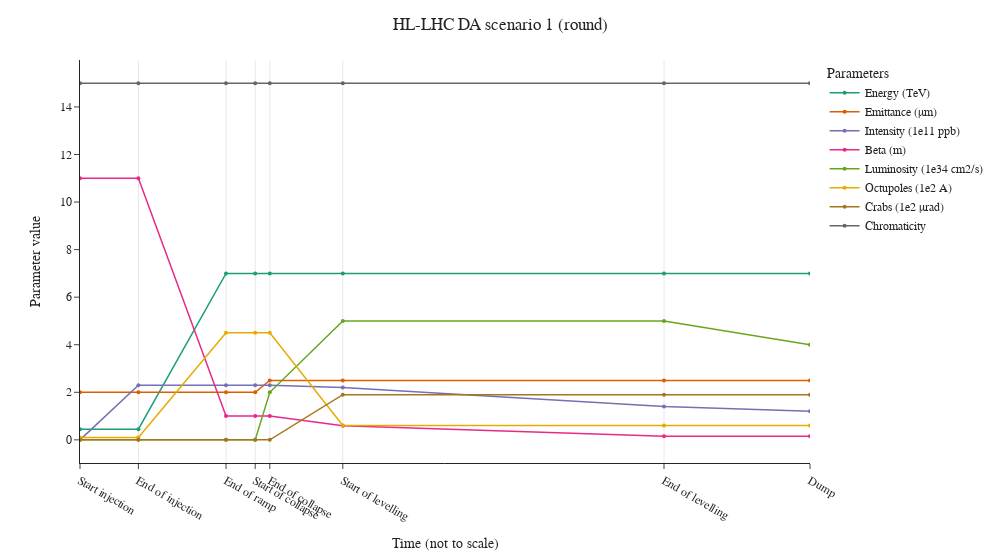

Notebook code for this chart:
### Code cell
plot_scenario(
    df_scenario=df_scenario_round_1,
    title_scenario="HL-LHC DA scenario 1 (round)",
)

### Figure 1 — Plotly figure (JSON) as saved in the notebook; plotly's stock layout.template omitted (floating-point values rounded to 4 significant figures)
{"data": [{"customdata": [["Skipped"], ["operation/optics/R2023a_A11mC11mA10mL10m_PhaseKnob100ON.madx"], ["Same_as_start_of_collapse"], ["round/start_collapse/opt_collapse_1000_1500_triplet_match3_thin.madx"], ["round/start_collapse/opt_collapse_1000_1500_triplet_match3_thin.madx"], ["acc-models-lhc/strengths/round/levelling/opt_levelling_590_1500.madx"], ["acc-models-lhc/strengths/round/opt_round_150_1500.madx"], ["Same as end of levelling"]], "hoverlabel": {"namelength": -1}, "legendgroup": "Energy (TeV)", "line": {"color": "rgb(27,158,119)", "dash": "solid", "width": 1.5}, "marker": {"size": 4, "symbol": "circle"}, "mode": "markers+lines", "name": "Energy (TeV)", "orientation": "v", "showlegend": true, "type": "scatter", "x": [0, 0.2, 0.5, 0.6, 0.65, 0.9, 2, 2.5], "xaxis": "x", "y": [0.45, 0.45, 7, 7, 7, 7, 7, 7], "yaxis": "y"}, {"customdata": [["Skipped"], ["operation/optics/R2023a_A11mC11mA10mL10m_PhaseKnob100ON.madx"], ["Same_as_start_of_collapse"], ["round/start_collapse/opt_collapse_1000_1500_triplet_match3_thin.madx"], ["round/start_collapse/opt_collapse_1000_1500_triplet_match3_thin.madx"], ["acc-models-lhc/strengths/round/levelling/opt_levelling_590_1500.madx"], ["acc-models-lhc/strengths/round/opt_round_150_1500.madx"], ["Same as end of levelling"]], "hoverlabel": {"namelength": -1}, "legendgroup": "Emittance (μm)", "line": {"color": "rgb(217,95,2)", "dash": "solid", "width": 1.5}, "marker": {"size": 4, "symbol": "circle"}, "mode": "markers+lines", "name": "Emittance (μm)", "orientation": "v", "showlegend": true, "type": "scatter", "x": [0, 0.2, 0.5, 0.6, 0.65, 0.9, 2, 2.5], "xaxis": "x", "y": [2, 2, 2, 2, 2.5, 2.5, 2.5, 2.5], "yaxis": "y"}, {"customdata": [["Skipped"], ["operation/optics/R2023a_A11mC11mA10mL10m_PhaseKnob100ON.madx"], ["Same_as_start_of_collapse"], ["round/start_collapse/opt_collapse_1000_1500_triplet_match3_thin.madx"], ["round/start_collapse/opt_collapse_1000_1500_triplet_match3_thin.madx"], ["acc-models-lhc/strengths/round/levelling/opt_levelling_590_1500.madx"], ["acc-models-lhc/strengths/round/opt_round_150_1500.madx"], ["Same as end of levelling"]], "hoverlabel": {"namelength": -1}, "legendgroup": "Intensity (1e11 ppb)", "line": {"color": "rgb(117,112,179)", "dash": "solid", "width": 1.5}, "marker": {"size": 4, "symbol": "circle"}, "mode": "markers+lines", "name": "Intensity (1e11 ppb)", "orientation": "v", "showlegend": true, "type": "scatter", "x": [0, 0.2, 0.5, 0.6, 0.65, 0.9, 2, 2.5], "xaxis": "x", "y": [0, 2.3, 2.3, 2.3, 2.3, 2.2, 1.4, 1.2], "yaxis": "y"}, {"customdata": [["Skipped"], ["operation/optics/R2023a_A11mC11mA10mL10m_PhaseKnob100ON.madx"], ["Same_as_start_of_collapse"], ["round/start_collapse/opt_collapse_1000_1500_triplet_match3_thin.madx"], ["round/start_collapse/opt_collapse_1000_1500_triplet_match3_thin.madx"], ["acc-models-lhc/strengths/round/levelling/opt_levelling_590_1500.madx"], ["acc-models-lhc/strengths/round/opt_round_150_1500.madx"], ["Same as end of levelling"]], "hoverlabel": {"namelength": -1}, "legendgroup": "Beta (m)", "line": {"color": "rgb(231,41,138)", "dash": "solid", "width": 1.5}, "marker": {"size": 4, "symbol": "circle"}, "mode": "markers+lines", "name": "Beta (m)", "orientation": "v", "showlegend": true, "type": "scatter", "x": [0, 0.2, 0.5, 0.6, 0.65, 0.9, 2, 2.5], "xaxis": "x", "y": [11, 11, 1, 1, 1, 0.59, 0.15, 0.15], "yaxis": "y"}, {"customdata": [["Skipped"], ["operation/optics/R2023a_A11mC11mA10mL10m_PhaseKnob100ON.madx"], ["Same_as_start_of_collapse"], ["round/start_collapse/opt_collapse_1000_1500_triplet_match3_thin.madx"], ["round/start_collapse/opt_collapse_1000_1500_triplet_match3_thin.madx"], ["acc-models-lhc/strengths/round/levelling/opt_levelling_590_1500.madx"], ["acc-models-lhc/strengths/round/opt_round_150_1500.madx"], ["Same as end of levelling"]], "hoverlabel": {"namelength": -1}, "legendgroup": "Luminosity (1e34 cm2/s)", "line": {"color": "rgb(102,166,30)", "dash": "solid", "width": 1.5}, "marker": {"size": 4, "symbol": "circle"}, "mode": "markers+lines", "name": "Luminosity (1e34 cm2/s)", "orientation": "v", "showlegend": true, "type": "scatter", "x": [0, 0.2, 0.5, 0.6, 0.65, 0.9, 2, 2.5], "xaxis": "x", "y": [0, 0, 0, 0, 2, 5, 5, 4], "yaxis": "y"}, {"customdata": [["Skipped"], ["operation/optics/R2023a_A11mC11mA10mL10m_PhaseKnob100ON.madx"], ["Same_as_start_of_collapse"], ["round/start_collapse/opt_collapse_1000_1500_triplet_match3_thin.madx"], ["round/start_collapse/opt_collapse_1000_1500_triplet_match3_thin.madx"], ["acc-models-lhc/strengths/round/levelling/opt_levelling_590_1500.madx"], ["acc-models-lhc/strengths/round/opt_round_150_1500.madx"], ["Same as end of levelling"]], "hoverlabel": {"namelength": -1}, "legendgroup": "Octupoles (1e2 A)", "line": {"color": "rgb(230,171,2)", "dash": "solid", "width": 1.5}, "marker": {"size": 4, "symbol": "circle"}, "mode": "markers+lines", "name": "Octupoles (1e2 A)", "orientation": "v", "showlegend": true, "type": "scatter", "x": [0, 0.2, 0.5, 0.6, 0.65, 0.9, 2, 2.5], "xaxis": "x", "y": [0.1, 0.1, 4.5, 4.5, 4.5, 0.6, 0.6, 0.6], "yaxis": "y"}, {"customdata": [["Skipped"], ["operation/optics/R2023a_A11mC11mA10mL10m_PhaseKnob100ON.madx"], ["Same_as_start_of_collapse"], ["round/start_collapse/opt_collapse_1000_1500_triplet_match3_thin.madx"], ["round/start_collapse/opt_collapse_1000_1500_triplet_match3_thin.madx"], ["acc-models-lhc/strengths/round/levelling/opt_levelling_590_1500.madx"], ["acc-models-lhc/strengths/round/opt_round_150_1500.madx"], ["Same as end of levelling"]], "hoverlabel": {"namelength": -1}, "legendgroup": "Crabs (1e2 μrad)", "line": {"color": "rgb(166,118,29)", "dash": "solid", "width": 1.5}, "marker": {"size": 4, "symbol": "circle"}, "mode": "markers+lines", "name": "Crabs (1e2 μrad)", "orientation": "v", "showlegend": true, "type": "scatter", "x": [0, 0.2, 0.5, 0.6, 0.65, 0.9, 2, 2.5], "xaxis": "x", "y": [0, 0, 0, 0, 0, 1.9, 1.9, 1.9], "yaxis": "y"}, {"customdata": [["Skipped"], ["operation/optics/R2023a_A11mC11mA10mL10m_PhaseKnob100ON.madx"], ["Same_as_start_of_collapse"], ["round/start_collapse/opt_collapse_1000_1500_triplet_match3_thin.madx"], ["round/start_collapse/opt_collapse_1000_1500_triplet_match3_thin.madx"], ["acc-models-lhc/strengths/round/levelling/opt_levelling_590_1500.madx"], ["acc-models-lhc/strengths/round/opt_round_150_1500.madx"], ["Same as end of levelling"]], "hoverlabel": {"namelength": -1}, "legendgroup": "Chromaticity", "line": {"color": "rgb(102,102,102)", "dash": "solid", "width": 1.5}, "marker": {"size": 4, "symbol": "circle"}, "mode": "markers+lines", "name": "Chromaticity", "orientation": "v", "showlegend": true, "type": "scatter", "x": [0, 0.2, 0.5, 0.6, 0.65, 0.9, 2, 2.5], "xaxis": "x", "y": [15, 15, 15, 15, 15, 15, 15, 15], "yaxis": "y"}], "layout": {"font": {"family": "Latin Modern Roman"}, "hovermode": "x unified", "legend": {"title": {"text": "Parameters"}, "tracegroupgap": 0}, "margin": {"t": 60}, "title": {"font": {"family": "Latin Modern Roman"}, "text": "HL-LHC DA scenario 1 (round)", "x": 0.5}, "width": 1000, "xaxis": {"anchor": "y", "domain": [0, 1], "range": [0, 2.5], "showgrid": true, "ticktext": ["Start injection", "End of injection", "End of ramp", "Start of collapse", "End of collapse", "Start of levelling", "End of levelling", "Dump"], "tickvals": [0, 0.2, 0.5, 0.6, 0.65, 0.9, 2, 2.5], "title": {"text": "Time (not to scale)"}}, "yaxis": {"anchor": "x", "domain": [0, 1], "showgrid": false, "title": {"text": "Parameter value"}}}}
